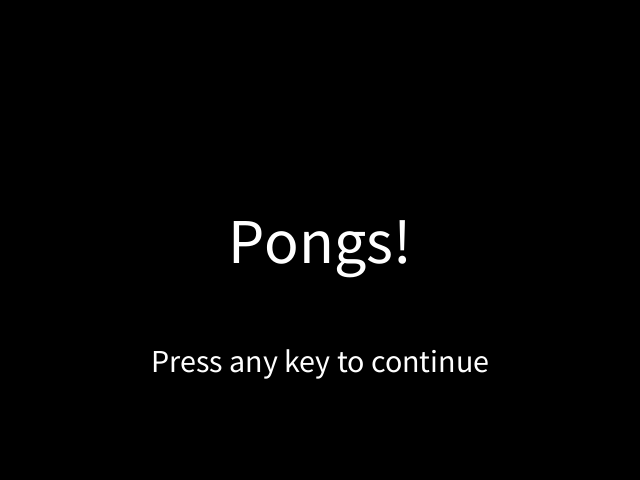
Frame 1 (no input)
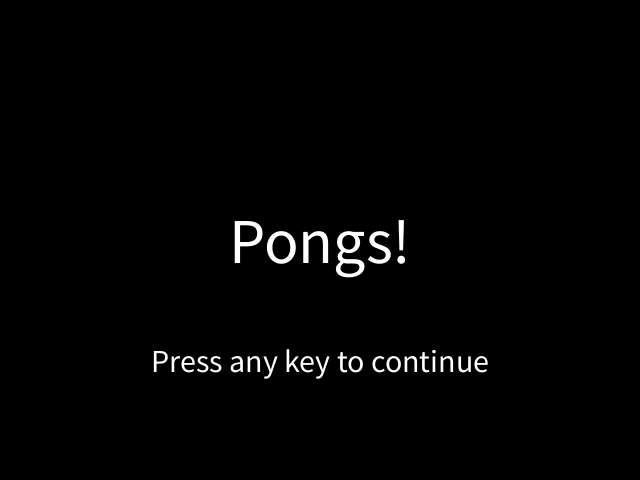
Frame 60 (the mouse pressed at the canvas centre just before this capture)
Frame 120 (the mouse held since frame 60 and released just before this capture): identical to frame 60, image omitted

The Processing sketch that drew these frames (run headless with seeded random() and noise(); from frame 60 on, the mouse is pressed at the canvas centre):

// Processing sketch: Pong
// ── Pong.pde
// Pong(s)
// by Pippin Barr
//
// A version of Pong that can run multiple versions of the game.
// Each version is a class and the game is able to show a title screen,
// a menu for selection versions, and the versions themselves.

// An enum is a way to group together a set of named options
// In this case I'm using it for tracking the state the program is in.
enum State {
  NONE, 
    TITLE, 
    MENU, 
    BASIC_PONG, 
    BLUE_PONG
}
// This is the variable that actually tracks the state in the game
State state;

// Now we create variables to store the different objects that
// represent the different states of the game
Title title;
Menu menu;
BasicPong basicPong;
BluePong bluePong;


// setup()
//
// Sets the size and creates the various state objects

void setup() {
  // Set the size
  size(640, 480);

  // Create the different states
  title = new Title();
  menu = new Menu();
  basicPong = new BasicPong();
  bluePong = new BluePong();

  // We start our state in the title screen
  state = State.TITLE;
}

// draw()
//
// This uses a "Finite State Machine" (FSM) to run the game
// depending on what state we're in. So if we're in the title state,
// it uses the title object to draw the title etc.

void draw() {
  // A "switch" statement is like an "if" statement with different
  // syntax. Notice how we use "break;" after the instructions for
  // each state are finished.
  switch (state) {
    // If our state is NONE, we do nothing
  case NONE:
    break;

  // If our state is TITLE we update the title object
  // which displays it, and then we check whether the title
  // screen is finished and if so we go to the menu state
  case TITLE:
    title.update();
    if (title.finished) {
      state = State.MENU;
    }
    break;

  // If our state is MENU we update the menu
  // We then check whether anything has been selected
  // in the menu and if so we switch to that state
  // (And reset the menu selection for next time.)
  case MENU:
    menu.update();
    if (menu.selection != State.NONE) {
      state = menu.selection;
      menu.selection = State.NONE;
    }
    break;

  // If our state is BASIC_PONG we update the
  // basicPong object which runs the game and then check whether 
  // the player has chosen to return to the menu. If so we set
  // the state appropriate, and reset the game.
  case BASIC_PONG:
    basicPong.update();
    if (basicPong.returnToMenu) {
      state = State.MENU;
      basicPong.reset();
    }
    break;

  // If our state is BLUE_PONG we do all the same things,
  // but for the bluePong object instead
  case BLUE_PONG:
    bluePong.update();
    if (bluePong.returnToMenu) {
      state = State.MENU;
      bluePong.returnToMenu = false;
      bluePong.reset();
    }
    break;
  }
}

// keyPressed()
//
// Here we just call the keyPressed() method of the appropriate
// object for the state we're in.

void keyPressed() {
  switch (state) {
  case NONE:
    break;

  case TITLE:
    title.keyPressed();
    break;

  case MENU:
    menu.keyPressed();
    break;

  case BASIC_PONG:
    basicPong.keyPressed();
    break;

  case BLUE_PONG:
    bluePong.keyPressed();
    break;
  }
}


// keyReleased()
//
// As for keyPressed, except for released!

void keyReleased() {
  switch (state) {
  case NONE:
    break;

  case TITLE:
    title.keyReleased();
    break;

  case MENU:
    menu.keyReleased();
    break;


  case BASIC_PONG:
    basicPong.keyReleased();
    break;

  case BLUE_PONG:
    bluePong.keyReleased();
    break;
  }
}
// ── Ball.pde
// Ball
//
// A class that defines a ball that can move around in the window, bouncing
// of the top and bottom, and can detect collision with a paddle and bounce off that.

class Ball {

  /////////////// Properties ///////////////

  // Default values for speed and size
  int SPEED = 5;
  int SIZE = 16;

  // The location of the ball
  int x;
  int y;

  // The velocity of the ball
  int vx;
  int vy;

  // The colour of the ball
  color ballColor = color(255);


  /////////////// Constructor ///////////////

  // Ball(int _x, int _y)
  //
  // The constructor sets the variable to their starting values
  // x and y are set to the arguments passed through (from the main program)
  // and the velocity starts at SPEED for both x and y 
  // (so the ball starts by moving down and to the right)
  // NOTE that I'm using an underscore in front of the arguments to distinguish
  // them from the class's properties

  Ball(int _x, int _y) {
    x = _x;
    y = _y;
    vx = SPEED;
    vy = SPEED;
  }


  /////////////// Methods ///////////////

  // update()
  //
  // This is called by the main program once per frame. It makes the ball move
  // and also checks whether it should bounce of the top or bottom of the screen
  // and whether the ball has gone off the screen on either side.

  void update() {
    // First update the location based on the velocity (so the ball moves)
    x += vx;
    y += vy;

    // Check if the ball is going off the top of bottom
    if (y - SIZE/2 < 0 || y + SIZE/2 > height) {
      // If it is, then make it "bounce" by reversing its velocity
      vy = -vy;
    }
  }
  
  // reset()
  //
  // Resets the ball to the centre of the screen.
  // Note that it KEEPS its velocity
  
  void reset() {
    x = width/2;
    y = height/2;
  }
  
  // isOffScreen()
  //
  // Returns true if the ball is off the left or right side of the window
  // otherwise false
  // (If we wanted to return WHICH side it had gone off, we'd have to return
  // something like an int (e.g. 0 = not off, 1 = off left, 2 = off right)
  // or a String (e.g. "ON SCREEN", "OFF LEFT", "OFF RIGHT")
  
  boolean isOffScreen() {
    return (x + SIZE/2 < 0 || x - SIZE/2 > width);
  }

  // collide(Paddle paddle)
  //
  // Checks whether this ball is colliding with the paddle passed as an argument
  // If it is, it makes the ball bounce away from the paddle by reversing its
  // x velocity

  void collide(Paddle paddle) {
    // Calculate possible overlaps with the paddle side by side
    boolean insideLeft = (x + SIZE/2 > paddle.x - paddle.WIDTH/2);
    boolean insideRight = (x - SIZE/2 < paddle.x + paddle.WIDTH/2);
    boolean insideTop = (y + SIZE/2 > paddle.y - paddle.HEIGHT/2);
    boolean insideBottom = (y - SIZE/2 < paddle.y + paddle.HEIGHT/2);
    
    // Check if the ball overlaps with the paddle
    if (insideLeft && insideRight && insideTop && insideBottom) {
      // If it was moving to the left
      if (vx < 0) {
        // Reset its position to align with the right side of the paddle
        x = paddle.x + paddle.WIDTH/2 + SIZE/2;
      } else if (vx > 0) {
        // Reset its position to align with the left side of the paddle
        x = paddle.x - paddle.WIDTH/2 - SIZE/2;
      }
      // And make it bounce
      vx = -vx;
    }
  }

  // display()
  //
  // Draw the ball at its position

  void display() {
    // Set up the appearance of the ball (no stroke, a fill, and rectMode as CENTER)
    noStroke();
    fill(ballColor);
    rectMode(CENTER);

    // Draw the ball
    rect(x, y, SIZE, SIZE);
  }
}
// ── BasicPong.pde
// BasicPong
//
// This is basically exactly the same implementation of Pong we've already
// seen for the midterm, except that it is defined as a CLASS which can
// be instantiated into an object to run the game.
//
// We now use the constructor BasicPong() to set up the game, instead of
// setup(), and we use update() to update the game, instead of draw().
//
// A new addition is tracking whether the player presses a key ('m') to
// return to the menu. If so, the game remembers they did and the main
// program handles actually changing back to the menu itself.

class BasicPong {

  // Variables to store the main objects in the game (the paddles and ball)
  Paddle leftPaddle;
  Paddle rightPaddle;
  Ball ball;

  // The distance from the edge of the window a paddle should be
  int PADDLE_INSET = 8;

  // The background colour during play (black)
  color backgroundColor = color(0);

  // A boolean to track whether we should return to the menu
  boolean returnToMenu = false;

  // BasicPong()
  //
  // Creates the paddles and ball

   BasicPong() {
     // Create a paddle on either side of the screen
    leftPaddle = new Paddle(PADDLE_INSET, height/2, '1', 'q');
    rightPaddle = new Paddle(width - PADDLE_INSET, height/2, '0', 'p');

    // Create the ball at the centre of the screen
    ball = new Ball(width/2, height/2);
  }

  // update()
  //
  // Handles all the magic of making the paddles and ball move, checking
  // if the ball has hit a paddle, and displaying everything.

  void update() {
    // Fill the background each frame so we have animation
    background(backgroundColor);

    // Update the paddles and ball by calling their update methods
    leftPaddle.update();
    rightPaddle.update();
    ball.update();

    // Check if the ball has collided with either paddle
    ball.collide(leftPaddle);
    ball.collide(rightPaddle);

    // Check if the ball has gone off the screen
    if (ball.isOffScreen()) {
      // If it has, reset the ball
      ball.reset();
    }

    // Display the paddles and the ball
    leftPaddle.display();
    rightPaddle.display();
    ball.display();
  }
  
  // reset()
  //
  // Resets the game by resetting the ball and paddles and setting
  // returnToMenu to false
  
  void reset() {
    ball.reset();
    leftPaddle.reset();
    rightPaddle.reset();
    returnToMenu = false;
  }

  // keyPressed()
  //
  // The paddles need to know if they should move based on a keypress
  // so when the keypress is detected in the main program we need to
  // tell the paddles

  void keyPressed() {
    // Just call both paddles' own keyPressed methods
    leftPaddle.keyPressed();
    rightPaddle.keyPressed();
    
    // Check if we should return to the menu
    if (key == 'm' || key == 'M') {
     returnToMenu = true; 
    }
  }

  // keyReleased()
  //
  // As for keyPressed, except for released!

  void keyReleased() {
    // Call both paddles' keyReleased methods
    leftPaddle.keyReleased();
    rightPaddle.keyReleased();
  }
}
// ── BluePong.pde
// BluePong
//
// This is exactly the same as BasicPong except that it has a blue
// background. I made it simply to illustrate that you can have
// multiple versions of Pong all coexisting inside the same program
// by making them separate classes.

class BluePong {

  // Variables to store the main objects in the game (the paddles and ball)
  Paddle leftPaddle;
  Paddle rightPaddle;
  Ball ball;

  // The distance from the edge of the window a paddle should be
  // Exaggerated to make the game look different
  int PADDLE_INSET = 250;

  // The background colour during play (blue!)
  color backgroundColor = color(0,0,255);

  // A boolean to track whether we should return to the menu
  boolean returnToMenu = false;

  // BasicPong()
  //
  // Creates the paddles and ball

   BluePong() {
     // Create a paddle on either side of the screen
    leftPaddle = new Paddle(PADDLE_INSET, height/2, '1', 'q');
    rightPaddle = new Paddle(width - PADDLE_INSET, height/2, '0', 'p');

    // Create the ball at the centre of the screen
    ball = new Ball(width/2, height/2);
  }

  // update()
  //
  // Handles all the magic of making the paddles and ball move, checking
  // if the ball has hit a paddle, and displaying everything.

  void update() {
    // Fill the background each frame so we have animation
    background(backgroundColor);

    // Update the paddles and ball by calling their update methods
    leftPaddle.update();
    rightPaddle.update();
    ball.update();

    // Check if the ball has collided with either paddle
    ball.collide(leftPaddle);
    ball.collide(rightPaddle);

    // Check if the ball has gone off the screen
    if (ball.isOffScreen()) {
      // If it has, reset the ball
      ball.reset();
    }

    // Display the paddles and the ball
    leftPaddle.display();
    rightPaddle.display();
    ball.display();
  }
  
  // reset()
  //
  // Resets the game by resetting the ball and paddles and setting
  // returnToMenu to false
  
  void reset() {
    ball.reset();
    leftPaddle.reset();
    rightPaddle.reset();
    returnToMenu = false;
  }

  // keyPressed()
  //
  // The paddles need to know if they should move based on a keypress
  // so when the keypress is detected in the main program we need to
  // tell the paddles

  void keyPressed() {
    // Just call both paddles' own keyPressed methods
    leftPaddle.keyPressed();
    rightPaddle.keyPressed();
    
    // Check if we should return to the menu
    if (key == 'm' || key == 'M') {
     returnToMenu = true; 
    }
  }

  // keyReleased()
  //
  // As for keyPressed, except for released!

  void keyReleased() {
    // Call both paddles' keyReleased methods
    leftPaddle.keyReleased();
    rightPaddle.keyReleased();
  }
}
// ── Menu.pde
// Menu
//
// A simple class to display a menu of possible games to play
// and to respond to the player's selection by setting a variable
// that the main program can see and then switch to the selected
// state

class Menu {

  // A variable to track the user's selection (starts as NONE)
  State selection = State.NONE;

  // A constructor that does nothing
  Menu() {
  }

  // update()
  //
  // The update method just displays the menu
  
  void update() {
    display();
  }

  // display()
  //
  // The display method displays the options available in the game
  
  void display() {
    background(0);
    textAlign(CENTER, CENTER);
    textSize(32);
    text("(P)ONG", width/2, 50);
    text("(B)LUE PONG", width/2, 100);
  }

  // keyPressed()
  //
  // Called by the main program when the menu is active. If the player
  // presses a key to select one of the game versions, this object
  // will remember the state chosen.
  
  void keyPressed() {
    if (key == 'p' || key == 'P') {
      selection = State.BASIC_PONG;
    } else if (key == 'b' || key == 'B') {
      selection = State.BLUE_PONG;
    }
  }

  // keyReleased()
  //
  // Does nothing.
  
  void keyReleased() {
  }
}
// ── Paddle.pde
// Paddle
//
// A class that defines a paddle that can be moved up and down on the screen
// using keys passed through to the constructor.

class Paddle {

  /////////////// Properties ///////////////

  // Default values for speed and size
  int SPEED = 5;
  int HEIGHT = 70;
  int WIDTH = 16;

  // The position and velocity of the paddle (note that vx isn't really used right now)
  int x;
  int y;
  int vx;
  int vy;
  
  // The fill color of the paddle
  color paddleColor = color(255);

  // The characters used to make the paddle move up and down, defined in constructor
  char upKey;
  char downKey;


  /////////////// Constructor ///////////////

  // Paddle(int _x, int _y, char _upKey, char _downKey)
  //
  // Sets the position and controls based on arguments,
  // starts the velocity at 0

  Paddle(int _x, int _y, char _upKey, char _downKey) {
    x = _x;
    y = _y;
    vx = 0;
    vy = 0;

    upKey = _upKey;
    downKey = _downKey;
  }


  /////////////// Methods ///////////////

  // update()
  //
  // Updates position based on velocity and constraints the paddle to the window

  void update() {
    // Update position with velocity (to move the paddle)
    x += vx;
    y += vy;

    // Constrain the paddle's y position to be in the window
    y = constrain(y,0 + HEIGHT/2,height - HEIGHT/2);
  }

  // display()
  //
  // Display the paddle at its location
  
  void display() {
    // Set display properties
    noStroke();
    fill(paddleColor);
    rectMode(CENTER);
    
    // Draw the paddle as a rectangle
    rect(x, y, WIDTH, HEIGHT);
  }
  
  void reset() {
   vx = 0;
   vy = 0;
   y = height/2;
  }

  // keyPressed()
  //
  // Called when keyPressed is called in the main program
  
  void keyPressed() {
    // Check if the key is our up key
    if (key == upKey) {
      // If so we want a negative y velocity
      vy = -SPEED;
    } // Otherwise check if the key is our down key 
    else if (key == downKey) {
      // If so we want a positive y velocity
      vy = SPEED;
    }
  }

  // keyReleased()
  //
  // Called when keyReleased is called in the main program

  void keyReleased() {
    // Check if the key is our up key and the paddle is moving up
    if (key == upKey && vy < 0) {
      // If so it should stop
      vy = 0;
    } // Otherwise check if the key is our down key and paddle is moving down 
    else if (key == downKey && vy > 0) {
      // If so it should stop
      vy = 0;
    }
  }
}
// ── Title.pde
// Title
//
// A simple class to display the title of the game on the
// screen and listen for a press of any key. When a key is pressed
// it remembers the title is finished and the main program checks
// this in order to advance to the menu.

class Title {

  // A variable to track whether the title screen is finished
  boolean finished = false;

  // The constructor does nothing
  Title() {
  }

  // update()
  //
  // Just displays the title

  void update() {
    display();
  }

  // display()
  //
  // Displays the title of the game and the basic instructions
  // to press any key
  void display() {
    background(0);
    textAlign(CENTER, CENTER);
    textSize(64);
    fill(255);
    text("Pongs!", width/2, height/2);

    textSize(32);
    text("Press any key to continue", width/2, 3*height/4);
  }
  
  // keyPressed()
  //
  // Called by the main program when the title is active.
  // Sets finished to true immediately (since it's any key)

  void keyPressed() {
    finished = true;
  }

  // keyReleased()
  //
  // Does nothing.
  
  void keyReleased() {
  }
}
